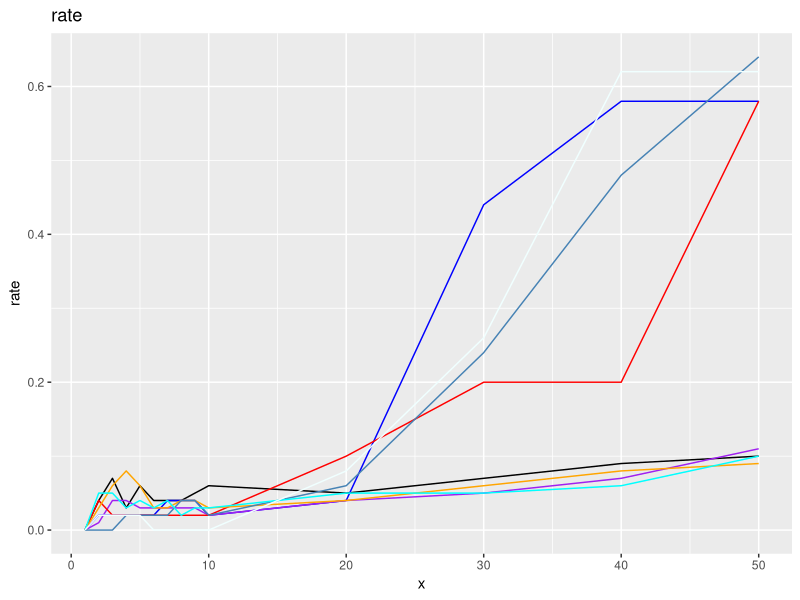

Write the R code that produced this figure.
## ---- chunk 1
library(datasets)
library(class)
library(ggplot2)
iris <- iris
## ---- chunk 2
set.seed(13)
split.data <- function(){
data_new <- iris[sample(nrow(iris), nrow(iris)),] 
train_set <- data_new[1:100, ]
test_set <- tail(data_new, n=50) 
return(list(train=train_set, test=test_set))
}
split.data()[["train"]]
split.data()[["test"]]
## ---- chunk 3
set.seed(13)

misclassification.knn <- function(data, type, K){
err <- c() 
if (type == "train") {
  for (ki in K){
    y_hat <- knn(data[["train"]][,1:4], data[[type]][,1:4], data[["train"]][,5], ki)
    e <- sum(y_hat != data[[type]][,5]) / nrow(data[[type]])
    err <- append(err, e)
}

}else if (type == "test"){
  for (ki in K){
    y_hat <- knn(data[["test"]][,1:4], data[[type]][,1:4], data[["test"]][,5], ki)
    e <- sum(y_hat != data[[type]][,5]) / nrow(data[[type]])
    err <- append(err, e)
}
}
  return(err)
}

misclassification.knn(data = split.data(), type = "train", K = c(1,2,3))
## ---- chunk 4
train_line_1 <- misclassification.knn(data = split.data(), type = "train", K = c(1,2,3,4,5,6,7,8,9,10,20,30,40,50))
train_line_1
test_line_1 <- misclassification.knn(data = split.data(), type = "test", K = c(1,2,3,4,5,6,7,8,9,10,20,30,40,50))
test_line_1

train_line_2 <- misclassification.knn(data = split.data(), type = "train", K = c(1,2,3,4,5,6,7,8,9,10,20,30,40,50))
train_line_2
test_line_2 <- misclassification.knn(data = split.data(), type = "test", K = c(1,2,3,4,5,6,7,8,9,10,20,30,40,50))
test_line_2

train_line_3 <- misclassification.knn(data = split.data(), type = "train", K = c(1,2,3,4,5,6,7,8,9,10,20,30,40,50))
train_line_3
test_line_3 <- misclassification.knn(data = split.data(), type = "test", K = c(1,2,3,4,5,6,7,8,9,10,20,30,40,50))
test_line_3

train_line_4 <- misclassification.knn(data = split.data(), type = "train", K = c(1,2,3,4,5,6,7,8,9,10,20,30,40,50))
train_line_4
test_line_4 <- misclassification.knn(data = split.data(), type = "test", K = c(1,2,3,4,5,6,7,8,9,10,20,30,40,50))
test_line_4
## ---- chunk 5
df <- data.frame(
  x = c(1,2,3,4,5,6,7,8,9,10,20,30,40,50),
  y1 = train_line_1,
  y2 = test_line_1,
  y3 = train_line_2,
  y4 = test_line_2,
  y5 = train_line_3,
  y6 = test_line_3,
  y7 = train_line_4,
  y8 = test_line_4
)

plot_8_line <- ggplot(df, aes(x=x, y=rate)) + 
  geom_line(aes(y = y1), color = "black") + 
  geom_line(aes(y = y2), color = "blue") + 
  geom_line(aes(y = y3), color = "purple") + 
  geom_line(aes(y = y4), color = "red") + 
  geom_line(aes(y = y5), color = "orange") + 
  geom_line(aes(y = y6), color = "steelblue") + 
  geom_line(aes(y = y7), color = "cyan") + 
  geom_line(aes(y = y8), color = "azure") + 
  ggtitle("rate")


plot_8_line

